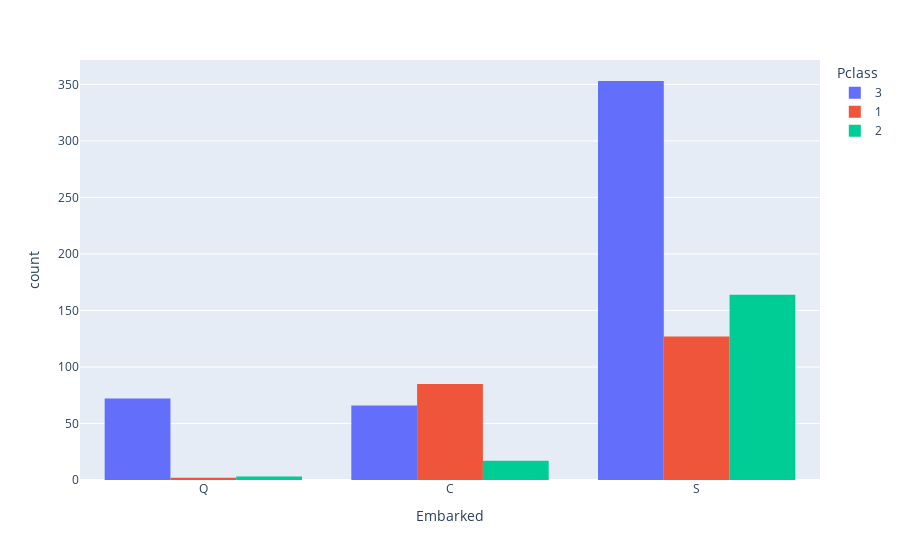

Notebook code for this chart:
### Code cell
#where the passengers came from
px.histogram(titanic_df, x="Embarked", color="Pclass", barmode="group").update_xaxes(categoryorder="total ascending")

### Figure 1 — Plotly figure (JSON) as saved in the notebook; plotly's stock layout.template omitted (floating-point values rounded to 4 significant figures; data arrays with more than 128 entries replaced by an {"elided": "..."} marker saying what was removed)
{"data": [{"alignmentgroup": "True", "bingroup": "x", "hovertemplate": "Pclass=3<br>Embarked=%{x}<br>count=%{y}<extra></extra>", "legendgroup": "3", "marker": {"color": "#636efa", "pattern": {"shape": ""}}, "name": "3", "offsetgroup": "3", "orientation": "v", "showlegend": true, "type": "histogram", "x": {"elided": "491 str values"}, "xaxis": "x", "yaxis": "y"}, {"alignmentgroup": "True", "bingroup": "x", "hovertemplate": "Pclass=1<br>Embarked=%{x}<br>count=%{y}<extra></extra>", "legendgroup": "1", "marker": {"color": "#EF553B", "pattern": {"shape": ""}}, "name": "1", "offsetgroup": "1", "orientation": "v", "showlegend": true, "type": "histogram", "x": {"elided": "216 str values"}, "xaxis": "x", "yaxis": "y"}, {"alignmentgroup": "True", "bingroup": "x", "hovertemplate": "Pclass=2<br>Embarked=%{x}<br>count=%{y}<extra></extra>", "legendgroup": "2", "marker": {"color": "#00cc96", "pattern": {"shape": ""}}, "name": "2", "offsetgroup": "2", "orientation": "v", "showlegend": true, "type": "histogram", "x": {"elided": "184 str values"}, "xaxis": "x", "yaxis": "y"}], "layout": {"barmode": "group", "legend": {"title": {"text": "Pclass"}, "tracegroupgap": 0}, "margin": {"t": 60}, "xaxis": {"anchor": "y", "categoryorder": "total ascending", "domain": [0, 1], "title": {"text": "Embarked"}}, "yaxis": {"anchor": "x", "domain": [0, 1], "title": {"text": "count"}}}}
